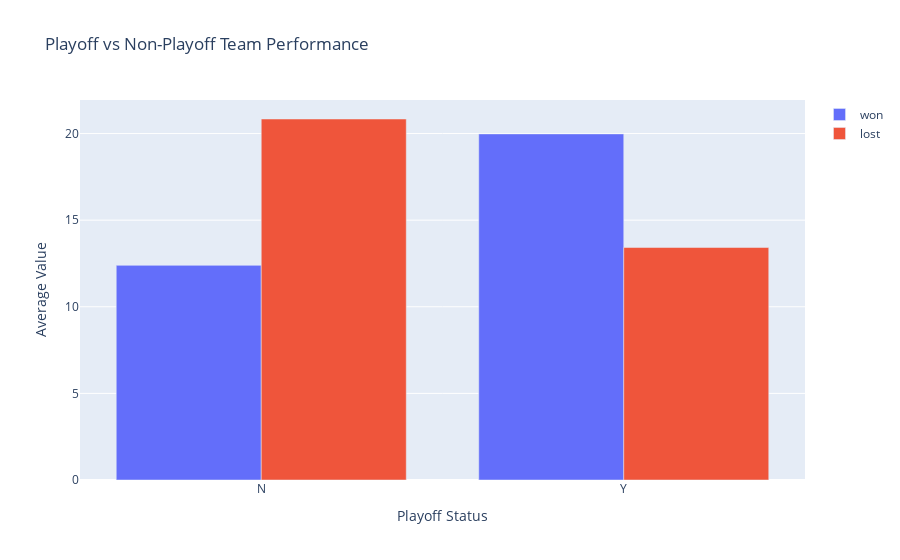

Notebook cell for this chart:
### Markdown cell above
#### Wins vs. Losses for Playoff Teams

### Code cell
td.playoff_comparison()

### Figure 1 — Plotly figure (JSON) as saved in the notebook; plotly's stock layout.template omitted (floating-point values rounded to 4 significant figures)
{"data": [{"name": "won", "type": "bar", "x": ["N", "Y"], "y": [12.39, 19.98]}, {"name": "lost", "type": "bar", "x": ["N", "Y"], "y": [20.84, 13.42]}], "layout": {"barmode": "group", "title": {"text": "Playoff vs Non-Playoff Team Performance"}, "xaxis": {"title": {"text": "Playoff Status"}}, "yaxis": {"title": {"text": "Average Value"}}}}
